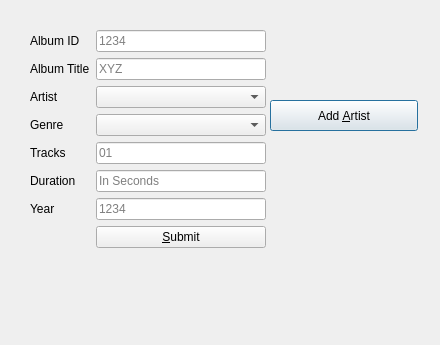
<?xml version="1.0" encoding="UTF-8"?>
<ui version="4.0">
 <class>Album_add</class>
 <widget class="QDialog" name="Album_add">
  <property name="geometry">
   <rect>
    <x>0</x>
    <y>0</y>
    <width>440</width>
    <height>345</height>
   </rect>
  </property>
  <property name="windowTitle">
   <string>Add Album</string>
  </property>
  <widget class="QPushButton" name="button2_Add_Artist">
   <property name="geometry">
    <rect>
     <x>270</x>
     <y>100</y>
     <width>148</width>
     <height>31</height>
    </rect>
   </property>
   <property name="text">
    <string>Add &amp;Artist</string>
   </property>
  </widget>
  <widget class="QWidget" name="">
   <property name="geometry">
    <rect>
     <x>30</x>
     <y>30</y>
     <width>236</width>
     <height>281</height>
    </rect>
   </property>
   <layout class="QFormLayout" name="formLayout">
    <item row="0" column="0">
     <widget class="QLabel" name="label">
      <property name="text">
       <string>Album ID</string>
      </property>
     </widget>
    </item>
    <item row="0" column="1">
     <widget class="QLineEdit" name="lineEdit1_albumID">
      <property name="placeholderText">
       <string>1234</string>
      </property>
     </widget>
    </item>
    <item row="1" column="0">
     <widget class="QLabel" name="label_2">
      <property name="text">
       <string>Album Title</string>
      </property>
     </widget>
    </item>
    <item row="1" column="1">
     <widget class="QLineEdit" name="lineEdit2_albumTitle">
      <property name="placeholderText">
       <string>XYZ</string>
      </property>
     </widget>
    </item>
    <item row="2" column="0">
     <widget class="QLabel" name="label_3">
      <property name="text">
       <string>Artist</string>
      </property>
     </widget>
    </item>
    <item row="2" column="1">
     <widget class="QComboBox" name="comboBox1_select_Artist"/>
    </item>
    <item row="3" column="0">
     <widget class="QLabel" name="label_4">
      <property name="text">
       <string>Genre</string>
      </property>
     </widget>
    </item>
    <item row="3" column="1">
     <widget class="QComboBox" name="comboBox2_select_Genre"/>
    </item>
    <item row="4" column="0">
     <widget class="QLabel" name="label_5">
      <property name="text">
       <string>Tracks</string>
      </property>
     </widget>
    </item>
    <item row="4" column="1">
     <widget class="QLineEdit" name="lineEdit3_tracks">
      <property name="placeholderText">
       <string>01</string>
      </property>
     </widget>
    </item>
    <item row="5" column="0">
     <widget class="QLabel" name="label_6">
      <property name="text">
       <string>Duration</string>
      </property>
     </widget>
    </item>
    <item row="5" column="1">
     <widget class="QLineEdit" name="lineEdit4_duration">
      <property name="placeholderText">
       <string>In Seconds</string>
      </property>
     </widget>
    </item>
    <item row="6" column="0">
     <widget class="QLabel" name="label_7">
      <property name="text">
       <string>Year</string>
      </property>
     </widget>
    </item>
    <item row="6" column="1">
     <widget class="QLineEdit" name="lineEdit5_year">
      <property name="placeholderText">
       <string>1234</string>
      </property>
     </widget>
    </item>
    <item row="7" column="1">
     <widget class="QPushButton" name="button1_Submit">
      <property name="text">
       <string>&amp;Submit</string>
      </property>
     </widget>
    </item>
   </layout>
  </widget>
 </widget>
 <resources/>
 <connections/>
</ui>
